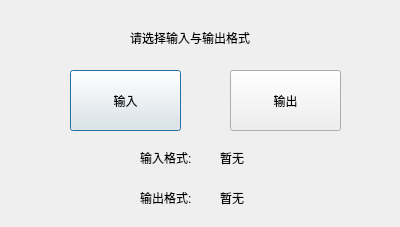
<?xml version="1.0" encoding="UTF-8"?>
<ui version="4.0">
 <class>Dialog</class>
 <widget class="QDialog" name="Dialog">
  <property name="geometry">
   <rect>
    <x>0</x>
    <y>0</y>
    <width>400</width>
    <height>227</height>
   </rect>
  </property>
  <property name="windowTitle">
   <string>选择格式</string>
  </property>
  <widget class="QPushButton" name="inputBtn">
   <property name="geometry">
    <rect>
     <x>70</x>
     <y>70</y>
     <width>111</width>
     <height>61</height>
    </rect>
   </property>
   <property name="text">
    <string>输入</string>
   </property>
  </widget>
  <widget class="QPushButton" name="outputBtn">
   <property name="geometry">
    <rect>
     <x>230</x>
     <y>70</y>
     <width>111</width>
     <height>61</height>
    </rect>
   </property>
   <property name="text">
    <string>输出</string>
   </property>
  </widget>
  <widget class="QLabel" name="tipLabel">
   <property name="geometry">
    <rect>
     <x>130</x>
     <y>30</y>
     <width>161</width>
     <height>16</height>
    </rect>
   </property>
   <property name="text">
    <string>请选择输入与输出格式</string>
   </property>
  </widget>
  <widget class="QLabel" name="inputTipLabel">
   <property name="geometry">
    <rect>
     <x>140</x>
     <y>150</y>
     <width>72</width>
     <height>15</height>
    </rect>
   </property>
   <property name="text">
    <string>输入格式:</string>
   </property>
  </widget>
  <widget class="QLabel" name="outputTipLabel">
   <property name="geometry">
    <rect>
     <x>140</x>
     <y>190</y>
     <width>72</width>
     <height>15</height>
    </rect>
   </property>
   <property name="text">
    <string>输出格式:</string>
   </property>
  </widget>
  <widget class="QLabel" name="inputStructLabel">
   <property name="geometry">
    <rect>
     <x>220</x>
     <y>150</y>
     <width>161</width>
     <height>16</height>
    </rect>
   </property>
   <property name="text">
    <string>暂无</string>
   </property>
  </widget>
  <widget class="QLabel" name="outputStructLabel">
   <property name="geometry">
    <rect>
     <x>220</x>
     <y>190</y>
     <width>161</width>
     <height>16</height>
    </rect>
   </property>
   <property name="text">
    <string>暂无</string>
   </property>
  </widget>
 </widget>
 <resources/>
 <connections/>
</ui>
